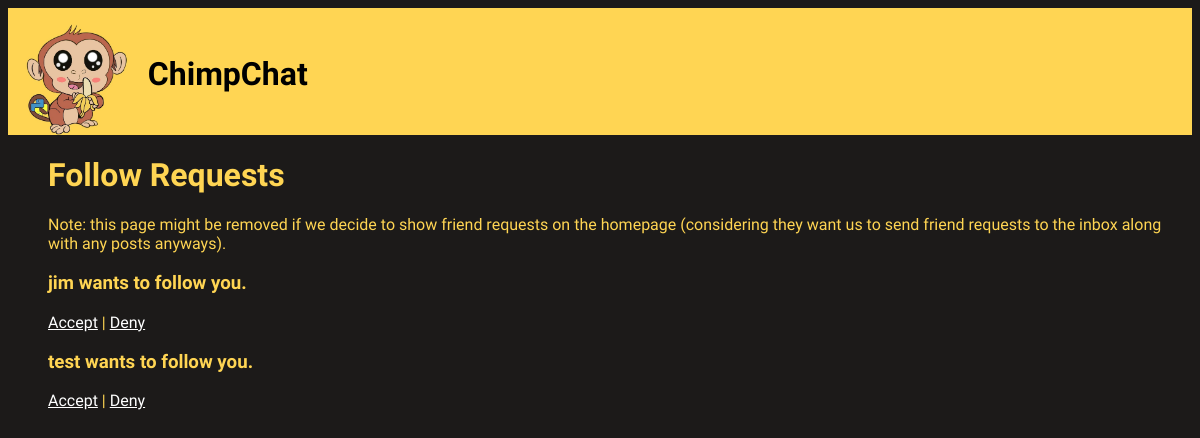
Before: /authors/6/followrequests/ (signed in) with the older database file.
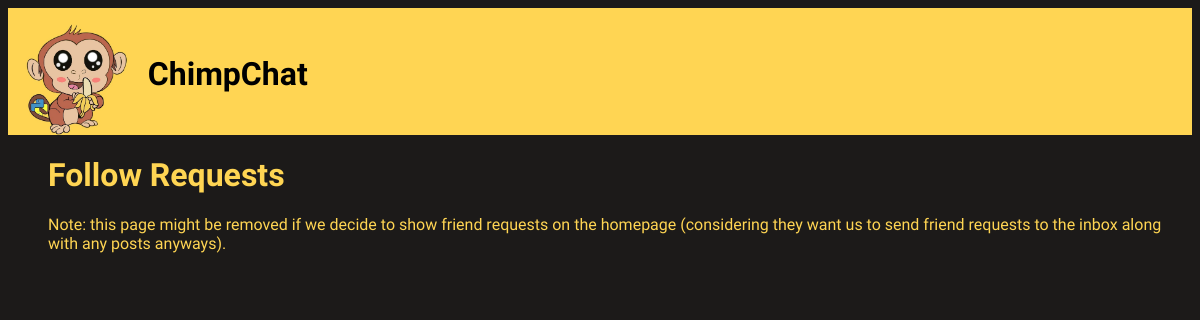
After: the same page with the newer database file.
### accounts/models.py (models this page shows, shortened)
class FollowRequests(models.Model):
    summary = models.CharField(max_length=100)
    requester = models.JSONField(default=dict)
    recipient = models.JSONField(default=dict)
    sent_at = models.DateTimeField(auto_now_add=True)
    class Meta:
        unique_together = ('requester', 'recipient')

### pages/views.py (the view, shortened to what this page needs)
# urls.py: path("authors/<int:pk>/followrequests/", FollowRequestsListView.as_view(), name="author_requests"), # lists given user's friend requests; sensitive
class FollowRequestsListView(LoginRequiredMixin, UserPassesTestMixin, ListView): # basic generic view that just displays template
    model = FollowRequests
    template_name = "followrequests.html"
    context_object_name = 'requests_list'
    def test_func(self): # CHATGPT - 2023-10-30 Prompt #1
        user_id = self.kwargs.get('pk')  # Assuming 'pk' is the user ID in the URL.
        return self.request.user.id == user_id

### templates/followrequests.html
{% extends "base.html" %}
{% block content %}
<ul>
<h1>Follow Requests</h1>
<p>Note: this page might be removed if we decide to show friend requests on the homepage (considering they want us to
    send friend requests to the inbox along with any posts anyways).
</p>
{% for request in requests_list %}
    {% if user.username == request.recipient.username %}
        <h3>{{request.requester.username}} wants to follow you.</h3>
        <a href="{% url 'fq_accept' pk=user.pk fq_pk=request.pk %}">Accept</a> | <a href="{% url 'fq_deny' pk=user.pk fq_pk=request.pk %}">Deny</a>
    {% endif %}
{% empty %}
    <li>No friend requests yet.</li>
{% endfor %}
</ul>
{% endblock content %}

### templates/base.html (shortened to what this page needs)
{% load static %}
<!DOCTYPE html>
<html>
<head>
    <link rel="stylesheet" type="text/css" href="{% static 'css/main.css' %}">
</head>
<body>
    <main>
        <div class="monkey_div">
            <img src={% static 'images/monkey_icon.jpg'%} alt="" title = "" width="103.796px" height="110.572px">
            <h1 style="color: black; text-align: center; padding-left: 20px; padding-top: 10px">ChimpChat</h1>
        </div>
        {% block content %}
        {% endblock content %}
    </main>
</body>
</html>

### static/css/main.css (style rules this page uses)
body { font-family: 'Lalezar', sans-serif; font-size: 16px; background-color: #1C1A19; color:#FFD553 }
.monkey_div { display:flex; justify-content: left; padding-top: 1em; padding-left: 1em; background-color: #FFD553; }

Changed rows visible on the page:
removed FollowRequests: requester.username "jim"
removed FollowRequests: requester.username "test"
